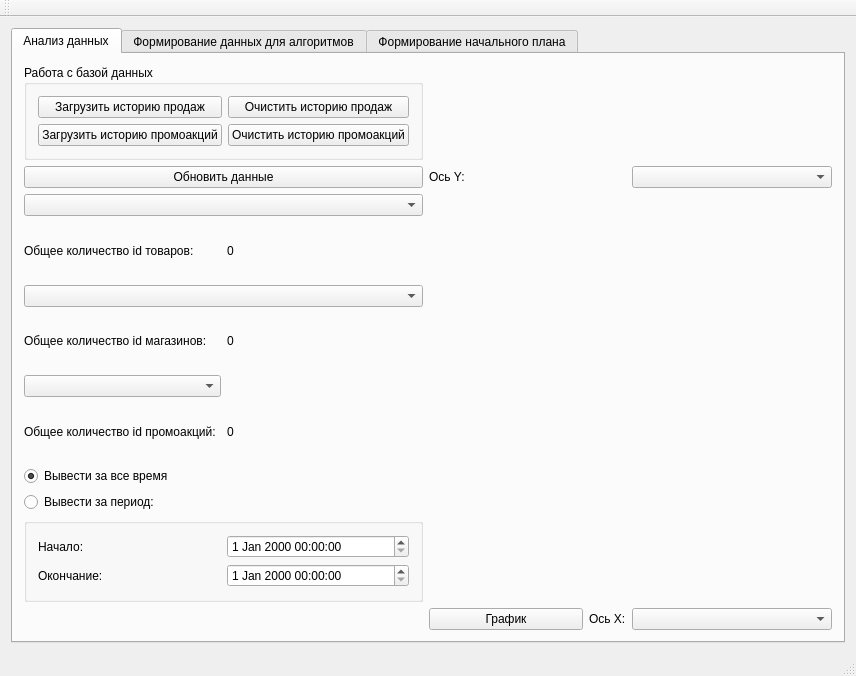
<?xml version="1.0" encoding="UTF-8"?>
<ui version="4.0">
 <class>PromoManager</class>
 <widget class="QMainWindow" name="PromoManager">
  <property name="geometry">
   <rect>
    <x>0</x>
    <y>0</y>
    <width>856</width>
    <height>676</height>
   </rect>
  </property>
  <property name="windowTitle">
   <string>PromoManager</string>
  </property>
  <widget class="QWidget" name="centralWidget">
   <layout class="QGridLayout" name="gridLayout_13">
    <item row="0" column="0">
     <widget class="QTabWidget" name="tabWidget">
      <property name="currentIndex">
       <number>0</number>
      </property>
      <widget class="QWidget" name="tab">
       <attribute name="title">
        <string>Анализ данных</string>
       </attribute>
       <layout class="QGridLayout" name="gridLayout_11">
        <item row="1" column="0">
         <widget class="QPushButton" name="pushButton_2">
          <property name="text">
           <string>Обновить данные</string>
          </property>
         </widget>
        </item>
        <item row="1" column="1" colspan="2">
         <layout class="QHBoxLayout" name="horizontalLayout">
          <item>
           <widget class="QLabel" name="label_5">
            <property name="text">
             <string>Ось Y:</string>
            </property>
           </widget>
          </item>
          <item>
           <widget class="QComboBox" name="cB_axisY">
            <property name="sizePolicy">
             <sizepolicy hsizetype="Fixed" vsizetype="Fixed">
              <horstretch>0</horstretch>
              <verstretch>0</verstretch>
             </sizepolicy>
            </property>
            <property name="minimumSize">
             <size>
              <width>200</width>
              <height>0</height>
             </size>
            </property>
           </widget>
          </item>
         </layout>
        </item>
        <item row="2" column="0">
         <layout class="QGridLayout" name="gridLayout">
          <item row="0" column="0" colspan="2">
           <widget class="QComboBox" name="comboBox"/>
          </item>
          <item row="1" column="0">
           <widget class="QLabel" name="label">
            <property name="text">
             <string>Общее количество id товаров:</string>
            </property>
           </widget>
          </item>
          <item row="1" column="1">
           <widget class="QLabel" name="label_2">
            <property name="text">
             <string>0</string>
            </property>
           </widget>
          </item>
         </layout>
        </item>
        <item row="2" column="1" rowspan="6" colspan="2">
         <widget class="QCustomPlot" name="gridWidget" native="true">
          <layout class="QGridLayout" name="gridLayout_3"/>
         </widget>
        </item>
        <item row="3" column="0">
         <layout class="QGridLayout" name="gridLayout_2">
          <item row="0" column="0" colspan="2">
           <widget class="QComboBox" name="comboBox_2"/>
          </item>
          <item row="1" column="0">
           <widget class="QLabel" name="label_4">
            <property name="text">
             <string>Общее количество id магазинов:</string>
            </property>
           </widget>
          </item>
          <item row="1" column="1">
           <widget class="QLabel" name="label_3">
            <property name="text">
             <string>0</string>
            </property>
           </widget>
          </item>
         </layout>
        </item>
        <item row="4" column="0">
         <layout class="QGridLayout" name="gridLayout_4">
          <item row="0" column="0">
           <widget class="QComboBox" name="cB_promo"/>
          </item>
          <item row="1" column="0">
           <widget class="QLabel" name="l_promoText">
            <property name="text">
             <string>Общее количество id промоакций:</string>
            </property>
           </widget>
          </item>
          <item row="1" column="1">
           <widget class="QLabel" name="l_promoCount">
            <property name="text">
             <string>0</string>
            </property>
           </widget>
          </item>
         </layout>
        </item>
        <item row="5" column="0">
         <widget class="QRadioButton" name="radioButton">
          <property name="text">
           <string>Вывести за все время</string>
          </property>
          <property name="checked">
           <bool>true</bool>
          </property>
         </widget>
        </item>
        <item row="6" column="0">
         <widget class="QRadioButton" name="radioButton_2">
          <property name="text">
           <string>Вывести за период:</string>
          </property>
         </widget>
        </item>
        <item row="7" column="0">
         <widget class="QGroupBox" name="groupBox">
          <property name="title">
           <string/>
          </property>
          <layout class="QGridLayout" name="gridLayout_5">
           <item row="0" column="0">
            <layout class="QHBoxLayout" name="horizontalLayout_3">
             <item>
              <widget class="QLabel" name="label_7">
               <property name="text">
                <string>Начало:</string>
               </property>
              </widget>
             </item>
             <item>
              <widget class="QDateTimeEdit" name="dateTimeEdit"/>
             </item>
            </layout>
           </item>
           <item row="1" column="0">
            <layout class="QHBoxLayout" name="horizontalLayout_4">
             <item>
              <widget class="QLabel" name="label_8">
               <property name="text">
                <string>Окончание:</string>
               </property>
              </widget>
             </item>
             <item>
              <widget class="QDateTimeEdit" name="dateTimeEdit_2"/>
             </item>
            </layout>
           </item>
          </layout>
         </widget>
        </item>
        <item row="8" column="1">
         <widget class="QPushButton" name="pB_draw">
          <property name="text">
           <string>График</string>
          </property>
         </widget>
        </item>
        <item row="8" column="2">
         <layout class="QHBoxLayout" name="horizontalLayout_2">
          <item>
           <widget class="QLabel" name="label_6">
            <property name="text">
             <string>Ось X:</string>
            </property>
           </widget>
          </item>
          <item>
           <widget class="QComboBox" name="cB_axisX">
            <property name="sizePolicy">
             <sizepolicy hsizetype="Fixed" vsizetype="Fixed">
              <horstretch>0</horstretch>
              <verstretch>0</verstretch>
             </sizepolicy>
            </property>
            <property name="minimumSize">
             <size>
              <width>200</width>
              <height>0</height>
             </size>
            </property>
           </widget>
          </item>
         </layout>
        </item>
        <item row="0" column="0">
         <widget class="QGroupBox" name="groupBox_4">
          <property name="title">
           <string>Работа с базой данных</string>
          </property>
          <layout class="QGridLayout" name="gridLayout_10">
           <item row="0" column="0">
            <widget class="QPushButton" name="pushButton">
             <property name="text">
              <string>Загрузить историю продаж</string>
             </property>
            </widget>
           </item>
           <item row="0" column="1">
            <widget class="QPushButton" name="pB_saleHistoryClear">
             <property name="text">
              <string>Очистить историю продаж</string>
             </property>
            </widget>
           </item>
           <item row="1" column="0">
            <widget class="QPushButton" name="pushButton_3">
             <property name="text">
              <string>Загрузить историю промоакций</string>
             </property>
            </widget>
           </item>
           <item row="1" column="1">
            <widget class="QPushButton" name="pB_promoHistoryClear">
             <property name="text">
              <string>Очистить историю промоакций</string>
             </property>
            </widget>
           </item>
          </layout>
         </widget>
        </item>
       </layout>
      </widget>
      <widget class="QWidget" name="tab_3">
       <attribute name="title">
        <string>Формирование данных для алгоритмов</string>
       </attribute>
       <layout class="QGridLayout" name="gridLayout_12">
        <item row="0" column="0" colspan="2">
         <widget class="QGroupBox" name="groupBox_2">
          <property name="title">
           <string>Данные по промоактивностям</string>
          </property>
          <layout class="QGridLayout" name="gridLayout_6">
           <item row="1" column="1" colspan="2">
            <widget class="QTableWidget" name="tW_promoParameters"/>
           </item>
           <item row="2" column="4">
            <widget class="QPushButton" name="pB_editPromoDeltaTime">
             <property name="text">
              <string>Редактировать</string>
             </property>
            </widget>
           </item>
           <item row="2" column="1">
            <spacer name="horizontalSpacer">
             <property name="orientation">
              <enum>Qt::Horizontal</enum>
             </property>
             <property name="sizeHint" stdset="0">
              <size>
               <width>165</width>
               <height>20</height>
              </size>
             </property>
            </spacer>
           </item>
           <item row="1" column="3" colspan="2">
            <widget class="QTableWidget" name="tW_promoDeltaTime"/>
           </item>
           <item row="2" column="3">
            <spacer name="horizontalSpacer_2">
             <property name="orientation">
              <enum>Qt::Horizontal</enum>
             </property>
             <property name="sizeHint" stdset="0">
              <size>
               <width>165</width>
               <height>20</height>
              </size>
             </property>
            </spacer>
           </item>
           <item row="1" column="0">
            <widget class="QTableWidget" name="tW_promoList"/>
           </item>
           <item row="0" column="3" colspan="2">
            <widget class="QLabel" name="label_11">
             <property name="text">
              <string>Таблица временных интервал между промоакциями</string>
             </property>
            </widget>
           </item>
           <item row="0" column="0">
            <widget class="QLabel" name="label_9">
             <property name="text">
              <string>Таблица промоакций</string>
             </property>
            </widget>
           </item>
           <item row="0" column="1">
            <widget class="QLabel" name="label_10">
             <property name="text">
              <string>Таблица параметров промоакции</string>
             </property>
            </widget>
           </item>
           <item row="2" column="2">
            <widget class="QPushButton" name="pB_editPromoParameters">
             <property name="text">
              <string>Редактировать</string>
             </property>
            </widget>
           </item>
          </layout>
         </widget>
        </item>
        <item row="1" column="0" rowspan="2">
         <widget class="QGroupBox" name="groupBox_3">
          <property name="title">
           <string>Данные по оценке влияния априорных неопределенностей</string>
          </property>
          <layout class="QGridLayout" name="gridLayout_9">
           <item row="0" column="0">
            <layout class="QGridLayout" name="gridLayout_8">
             <item row="0" column="0">
              <widget class="QLabel" name="label_13">
               <property name="text">
                <string>Оптимистичная оценка:</string>
               </property>
              </widget>
             </item>
             <item row="0" column="1">
              <widget class="QComboBox" name="cB_optimistEstimate"/>
             </item>
             <item row="1" column="0">
              <widget class="QLabel" name="label_14">
               <property name="text">
                <string>Писсимистичная оценка:</string>
               </property>
              </widget>
             </item>
             <item row="1" column="1">
              <widget class="QComboBox" name="cB_pissimistEstimate"/>
             </item>
            </layout>
           </item>
           <item row="0" column="1" rowspan="2">
            <layout class="QGridLayout" name="gridLayout_7">
             <item row="0" column="0">
              <widget class="QLabel" name="label_15">
               <property name="text">
                <string>Размытое число:</string>
               </property>
              </widget>
             </item>
             <item row="2" column="2">
              <widget class="QPushButton" name="pB_editFuzzyEstimate">
               <property name="text">
                <string>Редактировать</string>
               </property>
              </widget>
             </item>
             <item row="2" column="0" colspan="2">
              <spacer name="horizontalSpacer_3">
               <property name="orientation">
                <enum>Qt::Horizontal</enum>
               </property>
               <property name="sizeHint" stdset="0">
                <size>
                 <width>165</width>
                 <height>20</height>
                </size>
               </property>
              </spacer>
             </item>
             <item row="0" column="1" colspan="2">
              <widget class="QComboBox" name="cB_fuzzyEstimate"/>
             </item>
             <item row="1" column="0" colspan="3">
              <widget class="QTableWidget" name="tW_fuzzyEstimate"/>
             </item>
            </layout>
           </item>
           <item row="1" column="0">
            <spacer name="verticalSpacer">
             <property name="orientation">
              <enum>Qt::Vertical</enum>
             </property>
             <property name="sizeHint" stdset="0">
              <size>
               <width>20</width>
               <height>119</height>
              </size>
             </property>
            </spacer>
           </item>
          </layout>
         </widget>
        </item>
        <item row="1" column="1">
         <spacer name="verticalSpacer_2">
          <property name="orientation">
           <enum>Qt::Vertical</enum>
          </property>
          <property name="sizeHint" stdset="0">
           <size>
            <width>20</width>
            <height>255</height>
           </size>
          </property>
         </spacer>
        </item>
        <item row="2" column="1">
         <layout class="QHBoxLayout" name="horizontalLayout_5">
          <item>
           <widget class="QLabel" name="label_12">
            <property name="text">
             <string>Ограничение по бюджету:</string>
            </property>
           </widget>
          </item>
          <item>
           <widget class="QDoubleSpinBox" name="dSB_money">
            <property name="suffix">
             <string> руб.</string>
            </property>
           </widget>
          </item>
         </layout>
        </item>
       </layout>
      </widget>
      <widget class="QWidget" name="tab_2">
       <attribute name="title">
        <string>Формирование начального плана</string>
       </attribute>
      </widget>
     </widget>
    </item>
   </layout>
  </widget>
  <widget class="QMenuBar" name="menuBar">
   <property name="geometry">
    <rect>
     <x>0</x>
     <y>0</y>
     <width>856</width>
     <height>18</height>
    </rect>
   </property>
  </widget>
  <widget class="QToolBar" name="mainToolBar">
   <attribute name="toolBarArea">
    <enum>TopToolBarArea</enum>
   </attribute>
   <attribute name="toolBarBreak">
    <bool>false</bool>
   </attribute>
  </widget>
  <widget class="QStatusBar" name="statusBar"/>
 </widget>
 <layoutdefault spacing="6" margin="11"/>
 <customwidgets>
  <customwidget>
   <class>QCustomPlot</class>
   <extends>QWidget</extends>
   <header>QCustomPlot/qcustomplot.h</header>
   <container>1</container>
  </customwidget>
 </customwidgets>
 <resources/>
 <connections/>
</ui>
